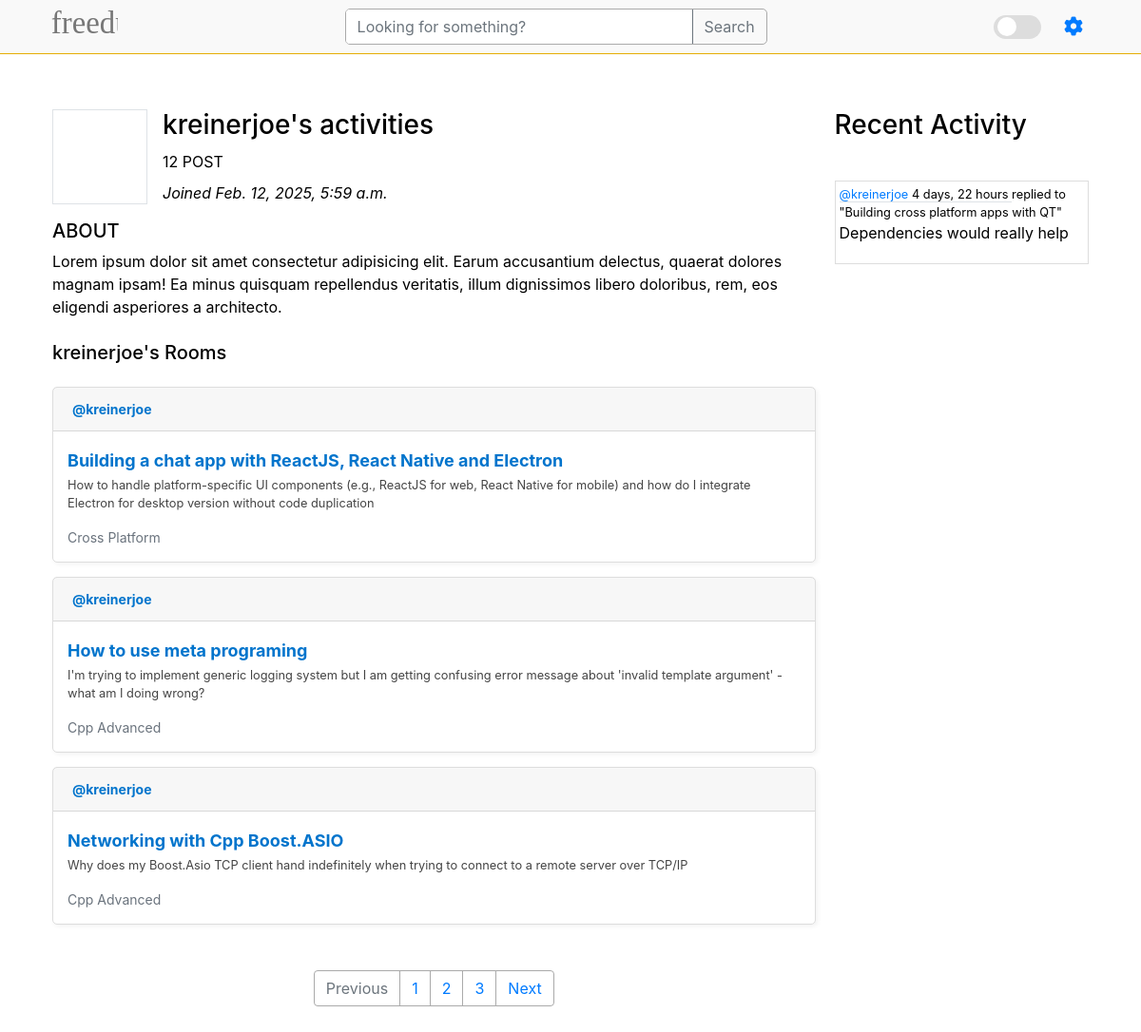
The app's page /profile/2/ with its own data.
### base/models.py (models this page shows, shortened)
class Room(models.Model):
    host = models.ForeignKey(User, on_delete=models.SET_NULL, null=True)
    topic = models.ForeignKey(Topic, on_delete=models.SET_NULL, null=True)
    name = models.CharField(max_length=200)
    description = models.TextField(null=True, blank=True)
    participants = models.ManyToManyField(
        User, related_name='participants', blank=True)
    updated = models.DateTimeField(auto_now=True)
    created = models.DateTimeField(auto_now_add=True)
    class Meta:
        ordering = ['-updated', '-created']
    def __str__(self):
        return self.name

class Topic(models.Model):
    name = models.CharField(max_length=200)

class Message(models.Model):
    user = models.ForeignKey(User, on_delete=models.CASCADE)
    room = models.ForeignKey(Room, on_delete=models.CASCADE)
    body = models.TextField()
    updated = models.DateTimeField(auto_now=True)
    created = models.DateTimeField(auto_now_add=True)
    class Meta:
        ordering = ['-updated', '-created']
    def __str__(self):
        return self.body[0:50]

### base/views.py (the view)
# urls.py: path('profile/<str:pk>/', views.userProfile, name='user-profile'),
def userProfile(request, pk):
    user = User.objects.get(id=pk)
    rooms = user.room_set.all()
    room_messages = user.message_set.all()
    topics = Topic.objects.all()
    content = {
        'user': user, 'rooms': rooms, 'room_messages': room_messages, 'topics': topics
    }
    return render(request, 'base/profile.html', content)

### base/templates/base/profile.html (shortened to what this page needs)
{% extends "main.html" %} {% block content %}
<div class="home-container container my-5" style="grid-template-columns: none;">
    <div class="profile-container">
        <div class="feeds">
            <div class="mb-4">
                <div class="d-flex pb-3 profile-info">
                    <div
                        class="profile-pic border mr-3"
                        style="width: 100px; height: 100px"
                    >
                    </div>
                    <div
                        class="d-flex flex-column"
                        style="justify-content: space-between; height: 100px"
                    >
                        <h3 class="m-0 p-0">{{user.username}}'s activities</h3>
                        <p class="m-0 p-0">12 POST</p>
                        <i class="m-0 p-0 date-joined">Joined {{user.date_joined}}</i>
                    </div>
                </div>
                <div>
                    <h5>ABOUT</h5>
                    <p class="about">
                        Lorem ipsum dolor sit amet consectetur adipisicing elit.
                        Earum accusantium delectus, quaerat dolores magnam
                        ipsam! Ea minus quisquam repellendus veritatis, illum
                        dignissimos libero doloribus, rem, eos eligendi
                        asperiores a architecto.
                    </p>
                </div>
            </div>
            <h5 class="my-4">{{user.username}}'s Rooms</h5>
            {% include 'base/feed_component.html' %}
            <nav aria-label="Page navigation example" class="my-5">
                <ul class="pagination justify-content-center">
                    <li class="page-item disabled">
                        <a class="page-link">Previous</a>
                    </li>
                    <li class="page-item">
                        <a class="page-link" href="#">1</a>
                    </li>
                    <li class="page-item">
                        <a class="page-link" href="#">2</a>
                    </li>
                    <li class="page-item">
                        <a class="page-link" href="#">3</a>
                    </li>
                    <li class="page-item">
                        <a class="page-link" href="#">Next</a>
                    </li>
                </ul>
            </nav>
        </div>
        <div class="activities">{% include 'base/activity_component.html' %}</div>
    </div>
</div>
{% endblock content %}

### base/templates/base/feed_component.html (shortened to what this page needs)
{% for room in rooms%}
<div class="feed-item">
    <div class="feed-header card-header m-0">
        <a href="{% url 'user-profile' room.host.id %}" class="author"
            >@{{ room.host.username }}</a
        >
    </div>
    <div class="feed-item-body">
        <h5 class="feed-title">
            <a href="{% url 'room' room.id %}" class="room-link" style="overflow-wrap: anywhere;"
                >{{ room.name }}</a
            >
        </h5>
        <p class="description"  style="overflow-wrap: anywhere;">{{room.description}}</p>
        <small class="topic">{{ room.topic.name }}</small>
    </div>
</div>
{% endfor %}

### base/templates/base/activity_component.html (shortened to what this page needs)
<h3 class="fs-3">Recent Activity</h3>
{% for message in room_messages %}
<div
    class="mb-2 p-1"
    style="
        border-width: 1px;
        border-style: solid;
        border-color: var(--card-border-color);
    "
>
    <small class="border-bottom">
        <a href="{% url 'user-profile' message.user.id %}">@{{message.user}}</a>
        {{message.created|timesince}}
    </small>
    <small>replied to "{{message.room}}"</small>
    <p>{{message}}</p>
</div>
{% endfor %}

### static/css/main.css (style rules this page uses)
html { scroll-behavior: smooth;scrollbar-width: none !important; }
body { background-color: white !important; }
.home-container { display: grid; grid-template-columns: 3fr; gap: 20px; }
@media screen and (min-width: 1024px) { .home-container { display: grid; grid-template-columns: 1fr 3fr 1fr; gap: 20px; } }

### templates/main.html (style rules this page uses)
:root { --bg-color: #ffffff; --text-color: #000000; --toggle-bg: #ddd; --toggle-circle: #fff; --card-color: #fff; --card-border-color: #ddd; --nav-bar: #f9f9f9; --search-color: #fff; --search-border: #aaa; --feed-description: #444; --comment-box: #fff; --comment-box-text: #444; --tag-color: #ffd7b5; }
body { background-color: var(--bg-color); color: var(--text-color); transition: background-color 0.3s, color 0.3s; }

### templates/navbar.html (style rules this page uses)
li { list-style-type: none; }

### base/templates/base/profile.html (style rules this page uses)
.profile-container { display: grid; grid-template-columns: 3fr 1fr; gap: 20px; }
.home-container > div { overflow-y: auto; max-height: 100%; padding: 10px; }
.pagination > li > a { background-color: var(--bg-color) !important; border-color: var(--search-border) !important; }
.activities, .topics { display: none !important; }
.profile-container { display: block; }
.profile-info { flex-direction: column !important; }
@media screen and (min-width: 768px) { .profile-container { display:grid } }
@media screen and (min-width: 768px) { .activities, .topics { display: flex !important; flex-direction: column; } }
@media screen and (min-width: 768px) { .profile-info { flex-direction: row !important; } }

### base/templates/base/feed_component.html (style rules this page uses)
.feed-item { background: var(--card-color); border: 1px solid var(--card-border-color); border-radius: 5px; margin-bottom: 15px; box-shadow: 2px 2px 5px rgba(0, 0, 0, 0.05); }
.feed-item-body { padding: 15px; }
.feed-header { display: flex; justify-content: space-between; align-items: center; font-size: 14px; margin-bottom: 8px; color: #6a737d; }
.author { font-weight: bold; color: #0074cc; text-decoration: none; }
.feed-title { font-size: 18px; margin: 5px 0; }
.room-link { color: #0074cc; text-decoration: none; font-weight: bold; }
.topic { font-size: 14px; color: #6a737d; }
.description { font-size: 0.8em; color: var(--feed-description); }

### records on screen
Room: host.username "kreinerjoe", name "Building a chat app with ReactJS, React Native and Electron", description "How to handle platform-specific UI components (e.g., ReactJS for web, React Native for mobile) and how do I integrate Electron for desktop version without code duplication", topic.name "Cross Platform"
Room: host.username "kreinerjoe", name "How to use meta programing", description "I'm trying to implement generic logging system but I am getting confusing error message about 'invalid template argument' - what am I doing wrong?", topic.name "Cpp Advanced"
Room: host.username "kreinerjoe", name "Networking with Cpp Boost.ASIO", description "Why does my Boost.Asio TCP client hand indefinitely when trying to connect to a remote server over TCP/IP", topic.name "Cpp Advanced"
Message: user "kreinerjoe", created "4 days, 22 hours", room "Building cross platform apps with QT", body "Dependencies would really help"

### other values on screen
{{ user.username }} "kreinerjoe"
{{ user.date_joined }} "Feb. 12, 2025, 5:59 a.m."
